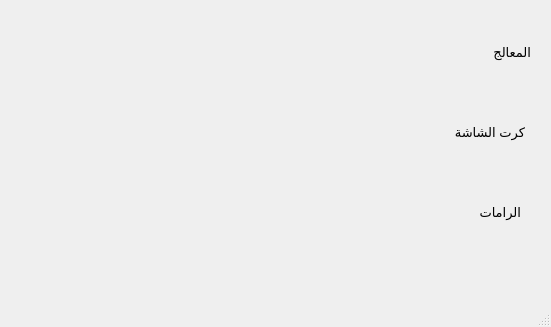
<?xml version="1.0" encoding="UTF-8"?>
<ui version="4.0">
 <class>MainWindow</class>
 <widget class="QMainWindow" name="MainWindow">
  <property name="geometry">
   <rect>
    <x>0</x>
    <y>0</y>
    <width>551</width>
    <height>327</height>
   </rect>
  </property>
  <property name="windowTitle">
   <string>HasibInfo</string>
  </property>
  <widget class="QWidget" name="centralwidget">
   <widget class="QLabel" name="label">
    <property name="geometry">
     <rect>
      <x>30</x>
      <y>40</y>
      <width>501</width>
      <height>25</height>
     </rect>
    </property>
    <property name="font">
     <font>
      <pointsize>10</pointsize>
     </font>
    </property>
    <property name="text">
     <string>المعالج</string>
    </property>
   </widget>
   <widget class="QLabel" name="label_2">
    <property name="geometry">
     <rect>
      <x>30</x>
      <y>200</y>
      <width>491</width>
      <height>25</height>
     </rect>
    </property>
    <property name="font">
     <font>
      <pointsize>10</pointsize>
     </font>
    </property>
    <property name="text">
     <string>الرامات</string>
    </property>
   </widget>
   <widget class="QLabel" name="label_3">
    <property name="geometry">
     <rect>
      <x>34</x>
      <y>120</y>
      <width>491</width>
      <height>25</height>
     </rect>
    </property>
    <property name="font">
     <font>
      <pointsize>10</pointsize>
     </font>
    </property>
    <property name="text">
     <string>كرت الشاشة</string>
    </property>
   </widget>
  </widget>
  <widget class="QMenuBar" name="menubar">
   <property name="geometry">
    <rect>
     <x>0</x>
     <y>0</y>
     <width>551</width>
     <height>21</height>
    </rect>
   </property>
  </widget>
  <widget class="QStatusBar" name="statusbar"/>
 </widget>
 <resources/>
 <connections/>
</ui>
